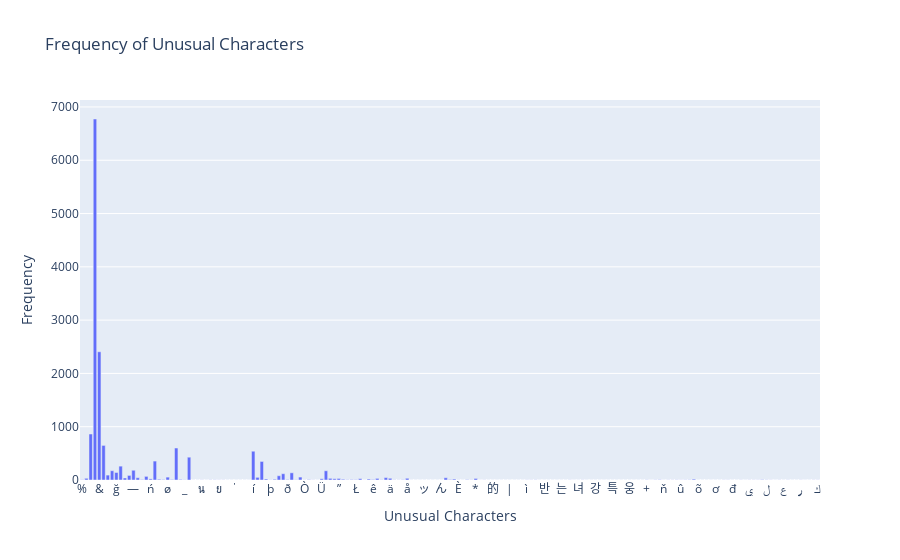

Notebook cell for this chart:
### Code cell
# Combine text from all relevant columns
all_text = ' '.join(df['title'] + ' ' + df['description'] + ' ' + df['director'] + ' ' + df['cast'] + ' ' + df['listed_in'] + ' ' + df['country'])

# Find all unusual characters
unusual_chars = re.findall(r"[^a-zA-Z0-9\s.,!?;:'\"()\[\]{}]", all_text)

# Count the frequency of each unusual character
char_counts = collections.Counter(unusual_chars)

# Create a bar chart with Plotly Express
fig = px.bar(x=list(char_counts.keys()), y=list(char_counts.values()),
             labels={'x': 'Unusual Characters', 'y': 'Frequency'},
             title="Frequency of Unusual Characters")
fig.show()

### Figure 1 — Plotly figure (JSON) as saved in the notebook; plotly's stock layout.template omitted (floating-point values rounded to 4 significant figures; data arrays with more than 128 entries replaced by an {"elided": "..."} marker saying what was removed)
{"data": [{"hovertemplate": "Unusual Characters=%{x}<br>Frequency=%{y}<extra></extra>", "legendgroup": "", "marker": {"color": "#636efa", "pattern": {"shape": ""}}, "name": "", "orientation": "v", "showlegend": false, "textposition": "auto", "type": "bar", "x": {"elided": "173 str values"}, "xaxis": "x", "y": {"elided": "173 int values"}, "yaxis": "y"}], "layout": {"barmode": "relative", "legend": {"tracegroupgap": 0}, "title": {"text": "Frequency of Unusual Characters"}, "xaxis": {"anchor": "y", "domain": [0, 1], "title": {"text": "Unusual Characters"}}, "yaxis": {"anchor": "x", "domain": [0, 1], "title": {"text": "Frequency"}}}}
